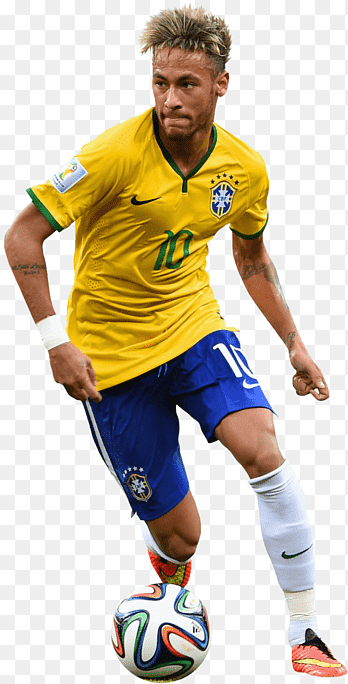
#> input picture aula1/ney.png, 348 x 684 px
$ python atividade1.py
#> lines starting #> are read from the running program, lines starting #| are printed output that depends on the picture; after the words box and inside, x2 and y2 are one past the last pixel; in counts of white or black regions, pixels touching at a corner belong together
import cv2 #importa a biblioteca
img = cv2.imread('ney.png') #abrir a imagem
#> img is the input picture: shape (684, 348, 3); mean B, G, R 174.8, 195.2, 205.9
print(img) #Mostra os pixels
#> (printed output is left out)
#Mostra a imagem a com a função imshow
cv2.imshow("Imagem Colorida", img)
cv2.waitKey(0)
#Dimensoes
height = img.shape[0] #altura
#> height = 684
width = img.shape[1] #largura
#> width = 348
channels = img.shape[2] #numero de canais
#> channels = 3
print('Largura em pixels: {}'.format(width))
#| Largura em pixels: 348
print('Altura em pixels: {}'.format(height))
#| Altura em pixels: 684
print('Qtde de canais: {}'.format(channels))
#| Qtde de canais: 3
px = img[0, 0] #acessando valor de pixel posicao 0 e 0 (h,w)
#> px = [255, 255, 255]
print('O pixel (0, 0) tem as seguintes cores:')
print(px)
#| [255 255 255]
(b, g, r) = img[0,0]
#> b = 255; g = 255; r = 255
#Imprimindo separadamente
print('Vermelho:', r, 'Verde:', g, 'Azul:', b)
#| Vermelho: 255 Verde: 255 Azul: 255
#Acessando posição h e w e muda pra azul.
img[51, 99] = (255,0,0)
#> img: shape (684, 348, 3); under 0.01% of pixels changed, all inside (x1, y1, x2, y2) = (99, 51, 100, 52)
for y in range(0, int(height/2)): #percorrer todos os pixels de largura
    for x in range(0, int(width/2)): #percorrer todos os pixels de comprimento
        img[y,x] = (0,255,255)
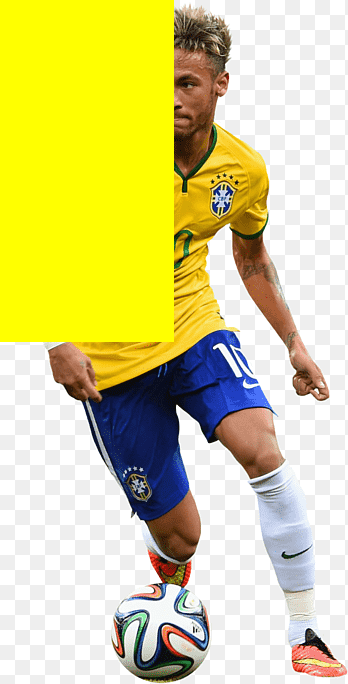
#> img: shape (684, 348, 3); mean B, G, R 140.1, 211, 216.6
#Salvar a imagem no disco com função imwrite()
cv2.imwrite("saida.jpg", img)

#imagem preto e branco
img = cv2.imread('dogo.png') #abrir a imagem
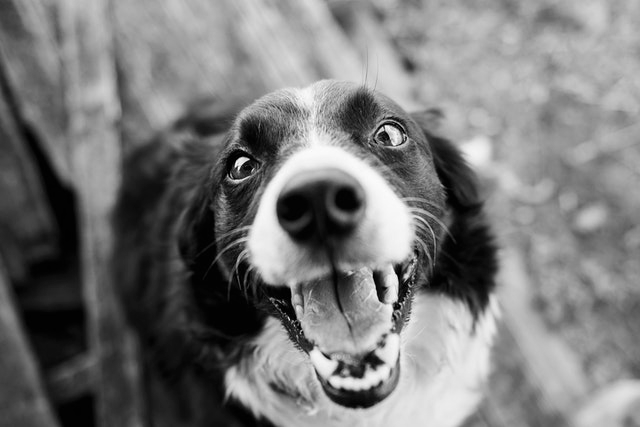
#> input picture aula1/dogo.png, 640 x 427 px
#> img is the input picture: shape (427, 640, 3); min 0, max 253, mean 120.8
cv2.imshow("Imagem Escala de Cinza", img)
cv2.waitKey(0)
#Dimensoes
height = img.shape[0] #altura
#> height = 427
width = img.shape[1] #largura
#> width = 640
channels = img.shape[2] #numero de canais
(b, g, r) = img[0,0]
#> b = 60; g = 60; r = 60
for y in range(0, height): #percorrer todos os pixels de largura
    for x in range(0, width): #percorrer todos os pixels de comprimento
        (b,g,r) = img[y,x]
        if b == 127 and g == 127 and r == 127:
            img[y,x] = (0,0,0)  # mudar todos os pixels para preto
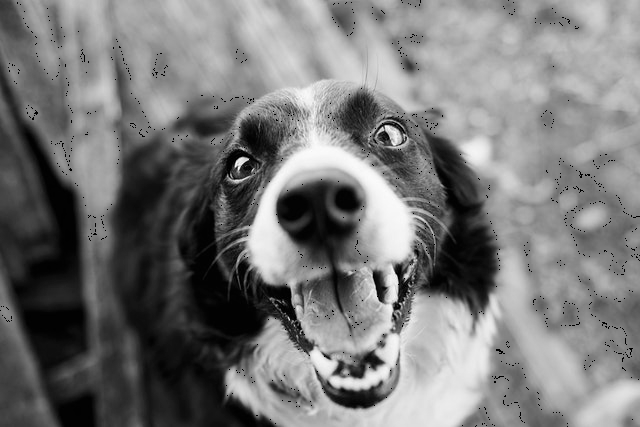
#> img: shape (427, 640, 3); 0.47% of pixels changed, all inside (x1, y1, x2, y2) = (0, 0, 640, 427)
cv2.imwrite("saidaGrayScale.jpg",img)
